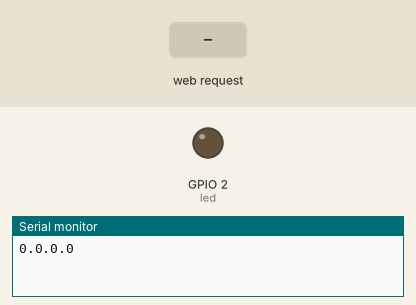
This sketch was run on a simulated ESP32. Shown: output pins drawn as LEDs (lit = HIGH), the last lines printed to the serial monitor. The inputs (shaded band) are chosen by the test bench. WiFi joins after 1.5 s; servers stay silent unless stated.

Above: at 1.2 s.
1.3 s: HTTP request GET /LED received
At 1.9 s:
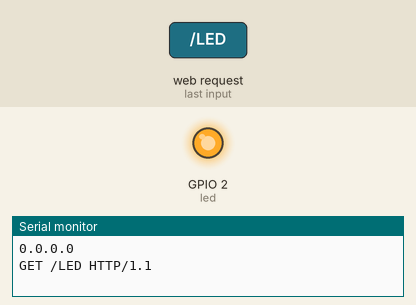
Timing chart, 0 to 4.3 s (numbered marks = the images above; inputs shaded):
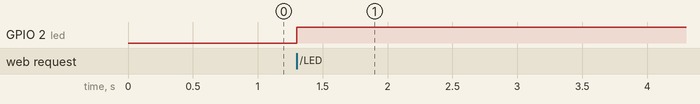

Measured:
- after the input at 1.3 s, GPIO 2 (led): LOW → HIGH at once

The sketch:

webServer3.ino
```cpp
#include <WiFi.h>
#include <WiFiServer.h>

WiFiServer servidor(80);
WiFiClient cliente;

String html;

void setup() {
  Serial.begin(9600);
  WiFi.mode(WIFI_STA);
  WiFi.begin("SmartPTI","SmartPT12017.");
  Serial.println(WiFi.localIP());
  servidor.begin();
  pinMode(2, OUTPUT);
}

void loop() {
  http();
}

void http()//Sub rotina que verifica novos clientes e se sim, envia o HTML.
{
   cliente = servidor.available();//Diz ao cliente que há um servidor disponivel.

   if (cliente == true)//Se houver clientes conectados, ira enviar o HTML.
   {
      String req = cliente.readStringUntil('\r');//Faz a leitura do Cliente.
      Serial.println(req);//Printa o pedido no Serial monitor.

      if (req.indexOf("/LED") > -1)//Caso o pedido houver led, inverter o seu estado.
      {
         digitalWrite(2, !digitalRead(2));//Inverte o estado do led.
      }

      html = "";//Reseta a string.
      html += "HTTP/1.1 Content-Type: text/html\n\n";//Identificaçao do HTML.
      html += "<!DOCTYPE html><html><head><title>ESP8266 WEB</title>";//Identificaçao e Titulo.
      html += "<meta name='viewport' content='user-scalable=no'>";//Desabilita o Zoom.
      html += "<style>h1{font-size:2vw;color:black;}</style></head>";//Cria uma nova fonte de tamanho e cor X.
      html += "<body bgcolor='ffffff'><center><h1>";//Cor do Background

      //Estas linhas acima sao parte essencial do codigo, só altere se souber o que esta fazendo!

      html += "<form action='/LED' method='get'>";//Cria um botao GET para o link /LED
      html += "<input type='submit' value='LED' id='frm1_submit'/></form>";

      html += "</h1></center></body></html>";//Termino e fechamento de TAG`s do HTML. Nao altere nada sem saber!
      cliente.print(html);//Finalmente, enviamos o HTML para o cliente.
      cliente.stop();//Encerra a conexao.
   }
}
```
